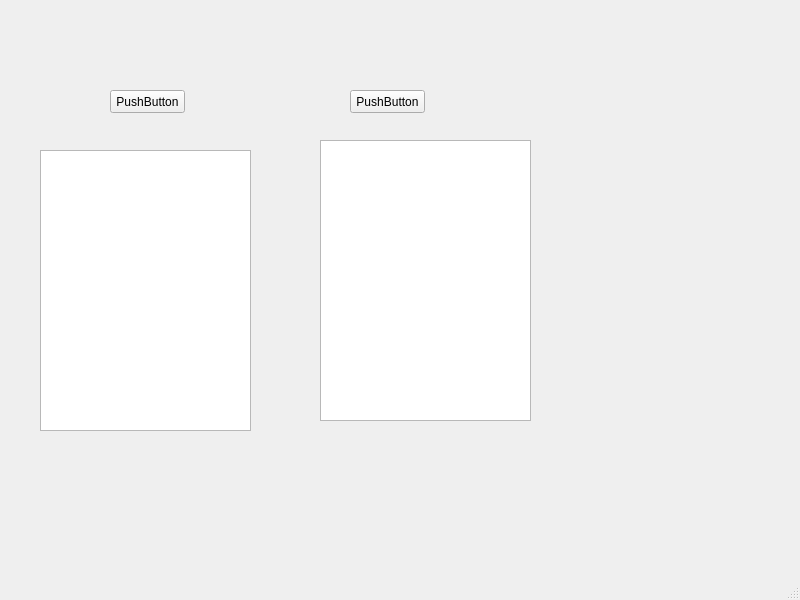
<?xml version="1.0" encoding="UTF-8"?>
<ui version="4.0">
 <class>mainWindow</class>
 <widget class="QMainWindow" name="mainWindow">
  <property name="geometry">
   <rect>
    <x>0</x>
    <y>0</y>
    <width>800</width>
    <height>600</height>
   </rect>
  </property>
  <property name="windowTitle">
   <string>测试界面卡死问题</string>
  </property>
  <widget class="QWidget" name="centralwidget">
   <widget class="QPushButton" name="button_1">
    <property name="geometry">
     <rect>
      <x>110</x>
      <y>90</y>
      <width>75</width>
      <height>23</height>
     </rect>
    </property>
    <property name="text">
     <string>PushButton</string>
    </property>
   </widget>
   <widget class="QPushButton" name="pushButton_2">
    <property name="geometry">
     <rect>
      <x>350</x>
      <y>90</y>
      <width>75</width>
      <height>23</height>
     </rect>
    </property>
    <property name="text">
     <string>PushButton</string>
    </property>
   </widget>
   <widget class="QTextEdit" name="text_1">
    <property name="geometry">
     <rect>
      <x>40</x>
      <y>150</y>
      <width>211</width>
      <height>281</height>
     </rect>
    </property>
   </widget>
   <widget class="QTextEdit" name="textEdit_2">
    <property name="geometry">
     <rect>
      <x>320</x>
      <y>140</y>
      <width>211</width>
      <height>281</height>
     </rect>
    </property>
   </widget>
  </widget>
  <widget class="QMenuBar" name="menubar">
   <property name="geometry">
    <rect>
     <x>0</x>
     <y>0</y>
     <width>800</width>
     <height>23</height>
    </rect>
   </property>
  </widget>
  <widget class="QStatusBar" name="statusbar"/>
 </widget>
 <resources/>
 <connections/>
</ui>
